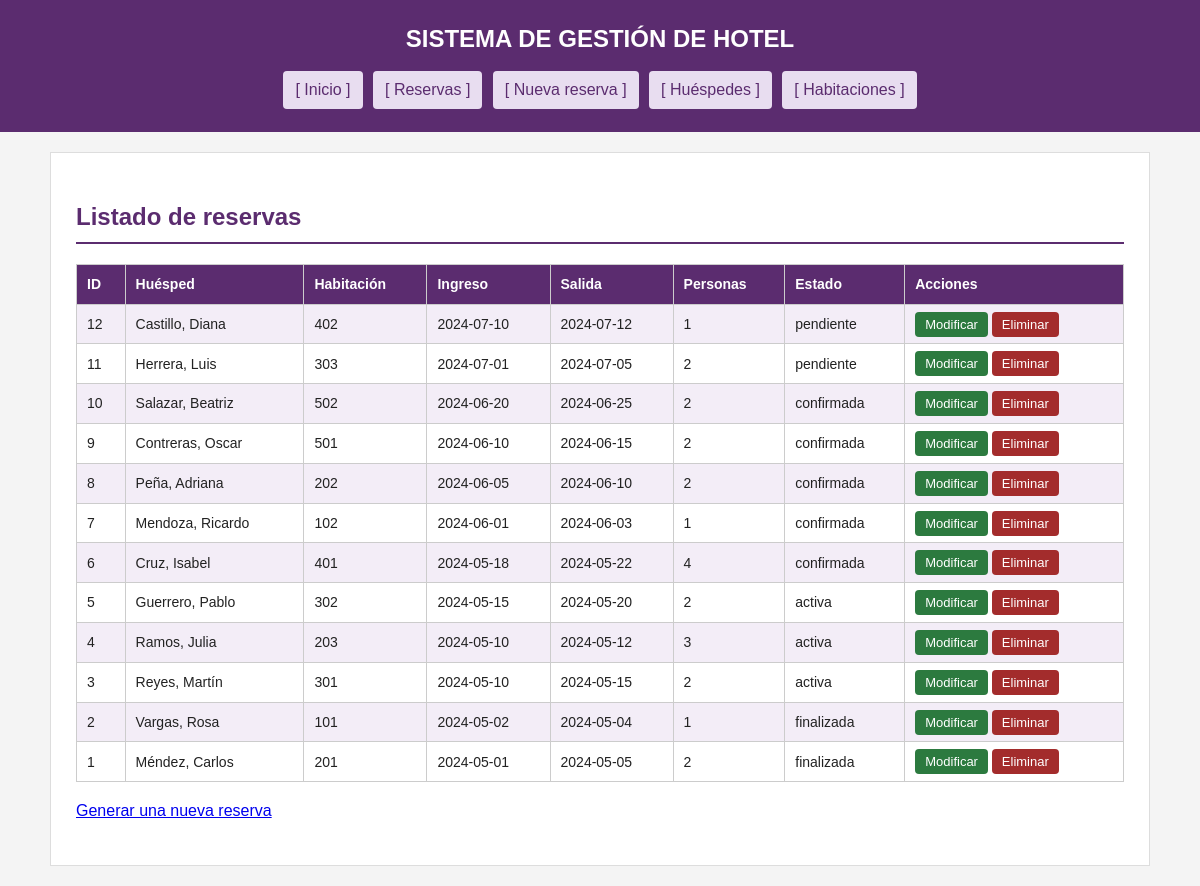
/aplicacion/reserva/listar.php, run on the app's committed database.
### tables this page shows
CREATE TABLE `reserva` (
  `id_reserva` int(11) NOT NULL AUTO_INCREMENT,
  `id_huesped` int(11) NOT NULL,
  `id_habitacion` int(11) NOT NULL,
  `fecha_ingreso` date NOT NULL,
  `fecha_salida` date NOT NULL,
  `cantidad_personas` int(11) NOT NULL,
  `estado` varchar(50) NOT NULL DEFAULT 'activa',
  PRIMARY KEY (`id_reserva`),
  KEY `fk_reserva_huesped` (`id_huesped`),
  KEY `fk_reserva_habitacion` (`id_habitacion`),
  CONSTRAINT `fk_reserva_habitacion` FOREIGN KEY (`id_habitacion`) REFERENCES `habitacion` (`id_habitacion`),
  CONSTRAINT `fk_reserva_huesped` FOREIGN KEY (`id_huesped`) REFERENCES `huesped` (`id_huesped`)
);

CREATE TABLE `huesped` (
  `id_huesped` int(11) NOT NULL AUTO_INCREMENT,
  `nombre` varchar(100) NOT NULL,
  `apellido` varchar(100) NOT NULL,
  `dni` varchar(20) NOT NULL,
  `telefono` varchar(30) DEFAULT NULL,
  `email` varchar(150) DEFAULT NULL,
  PRIMARY KEY (`id_huesped`),
  UNIQUE KEY `dni` (`dni`)
);

CREATE TABLE `habitacion` (
  `id_habitacion` int(11) NOT NULL AUTO_INCREMENT,
  `numero` varchar(10) NOT NULL,
  `piso` int(11) NOT NULL,
  `capacidad` int(11) NOT NULL,
  `id_tipo` int(11) NOT NULL,
  `precio_noche` decimal(10,2) NOT NULL,
  PRIMARY KEY (`id_habitacion`),
  UNIQUE KEY `numero` (`numero`),
  KEY `fk_habitacion_tipo` (`id_tipo`),
  CONSTRAINT `fk_habitacion_tipo` FOREIGN KEY (`id_tipo`) REFERENCES `tipo_habitacion` (`id_tipo`)
);

### aplicacion/reserva/listar.php (the view, shortened to what this page needs)
<?php
require_once "../conexion.php";
$sql = "SELECT
            r.id_reserva,
            r.fecha_ingreso,
            r.fecha_salida,
            r.cantidad_personas,
            r.estado,
            h.nombre AS nombre_huesped,
            h.apellido AS apellido_huesped,
            hab.numero AS habitacion
        FROM reserva r
        INNER JOIN huesped h ON r.id_huesped = h.id_huesped
        INNER JOIN habitacion hab ON r.id_habitacion = hab.id_habitacion
        ORDER BY r.fecha_ingreso DESC";
$stmt = $pdo->query($sql);
$reservas = $stmt->fetchAll();
?>
<!DOCTYPE html>
<html lang="es">
<head>
    <link rel="stylesheet" href="../css/estilos.css">
</head>
<body>
<header>
    <h1>SISTEMA DE GESTIÓN DE HOTEL</h1>
    <nav>
        <a href="../index.php">[ Inicio ]</a>
        <a href="listar.php">[ Reservas ]</a>
        <a href="alta.php">[ Nueva reserva ]</a>
        <a href="../huesped/listar.php">[ Huéspedes ]</a>
        <a href="../habitacion/listar.php">[ Habitaciones ]</a>
    </nav>
</header>
<main>
    <h2>Listado de reservas</h2>
    <table>
        <tr>
            <th>ID</th>
            <th>Huésped</th>
            <th>Habitación</th>
            <th>Ingreso</th>
            <th>Salida</th>
            <th>Personas</th>
            <th>Estado</th>
            <th>Acciones</th>
        </tr>
        <?php foreach ($reservas as $reserva) { ?>
        <tr>
            <td><?= $reserva['id_reserva'] ?></td>
            <td><?= htmlspecialchars($reserva['apellido_huesped'] . ", " . $reserva['nombre_huesped']) ?></td>
            <td><?= htmlspecialchars($reserva['habitacion']) ?></td>
            <td><?= htmlspecialchars($reserva['fecha_ingreso']) ?></td>
            <td><?= htmlspecialchars($reserva['fecha_salida']) ?></td>
            <td><?= $reserva['cantidad_personas'] ?></td>
            <td><?= htmlspecialchars($reserva['estado']) ?></td>
            <td>
                <a class="btn-editar" href="editar.php?id=<?= $reserva['id_reserva'] ?>">Modificar</a>
                <a class="btn-eliminar" href="eliminar.php?id=<?= $reserva['id_reserva'] ?>">Eliminar</a>
            </td>
        </tr>
        <?php } ?>
    </table>
    <p><a href="alta.php">Generar una nueva reserva</a></p>
</main>
</body>
</html>

### aplicacion/css/estilos.css (style rules this page uses)
* { box-sizing: border-box; }
body { font-family: Arial, Helvetica, sans-serif; margin: 0; background-color: #f4f4f4; color: #222; line-height: 1.6; }
header { background-color: #5b2c6f; color: #fff; padding: 20px; text-align: center; }
nav { margin-top: 10px; text-align: center; }
nav a { color: #5b2c6f; background-color: #e8ddf0; padding: 6px 12px; margin: 3px; display: inline-block; text-decoration: none; border-radius: 4px; }
main { max-width: 1100px; margin: 20px auto; background-color: #fff; padding: 25px; border: 1px solid #ddd; }
h1 { margin: 0; font-size: 24px; }
h2 { color: #5b2c6f; border-bottom: 2px solid #5b2c6f; padding-bottom: 6px; }
table { width: 100%; border-collapse: collapse; margin: 15px 0; }
th, td { border: 1px solid #ccc; padding: 8px 10px; text-align: left; font-size: 14px; }
th { background-color: #5b2c6f; color: #fff; }
tr:nth-child(even) { background-color: #f3edf7; }
.btn-eliminar { background-color: #a32c2c; padding: 5px 10px; color: #fff; text-decoration: none; border-radius: 4px; font-size: 13px; }
.btn-editar { background-color: #2c7a3f; padding: 5px 10px; color: #fff; text-decoration: none; border-radius: 4px; font-size: 13px; }

### data on the page
reserva: id_reserva "12", id_huesped.nombre "Castillo, Diana", id_habitacion.numero "402", fecha_ingreso "2024-07-10", fecha_salida "2024-07-12", cantidad_personas "1", estado "pendiente"
reserva: id_reserva "11", id_huesped.nombre "Herrera, Luis", id_habitacion.numero "303", fecha_ingreso "2024-07-01", fecha_salida "2024-07-05", cantidad_personas "2", estado "pendiente"
reserva: id_reserva "10", id_huesped.nombre "Salazar, Beatriz", id_habitacion.numero "502", fecha_ingreso "2024-06-20", fecha_salida "2024-06-25", cantidad_personas "2", estado "confirmada"
reserva: id_reserva "9", id_huesped.nombre "Contreras, Oscar", id_habitacion.numero "501", fecha_ingreso "2024-06-10", fecha_salida "2024-06-15", cantidad_personas "2", estado "confirmada"
reserva: id_reserva "8", id_huesped.nombre "Peña, Adriana", id_habitacion.numero "202", fecha_ingreso "2024-06-05", fecha_salida "2024-06-10", cantidad_personas "2", estado "confirmada"
reserva: id_reserva "7", id_huesped.nombre "Mendoza, Ricardo", id_habitacion.numero "102", fecha_ingreso "2024-06-01", fecha_salida "2024-06-03", cantidad_personas "1", estado "confirmada"
reserva: id_reserva "6", id_huesped.nombre "Cruz, Isabel", id_habitacion.numero "401", fecha_ingreso "2024-05-18", fecha_salida "2024-05-22", cantidad_personas "4", estado "confirmada"
reserva: id_reserva "5", id_huesped.nombre "Guerrero, Pablo", id_habitacion.numero "302", fecha_ingreso "2024-05-15", fecha_salida "2024-05-20", cantidad_personas "2", estado "activa"
reserva: id_reserva "4", id_huesped.nombre "Ramos, Julia", id_habitacion.numero "203", fecha_ingreso "2024-05-10", fecha_salida "2024-05-12", cantidad_personas "3", estado "activa"
reserva: id_reserva "3", id_huesped.nombre "Reyes, Martín", id_habitacion.numero "301", fecha_ingreso "2024-05-10", fecha_salida "2024-05-15", cantidad_personas "2", estado "activa"
reserva: id_reserva "2", id_huesped.nombre "Vargas, Rosa", id_habitacion.numero "101", fecha_ingreso "2024-05-02", fecha_salida "2024-05-04", cantidad_personas "1", estado "finalizada"
reserva: id_reserva "1", id_huesped.nombre "Méndez, Carlos", id_habitacion.numero "201", fecha_ingreso "2024-05-01", fecha_salida "2024-05-05", cantidad_personas "2", estado "finalizada"
